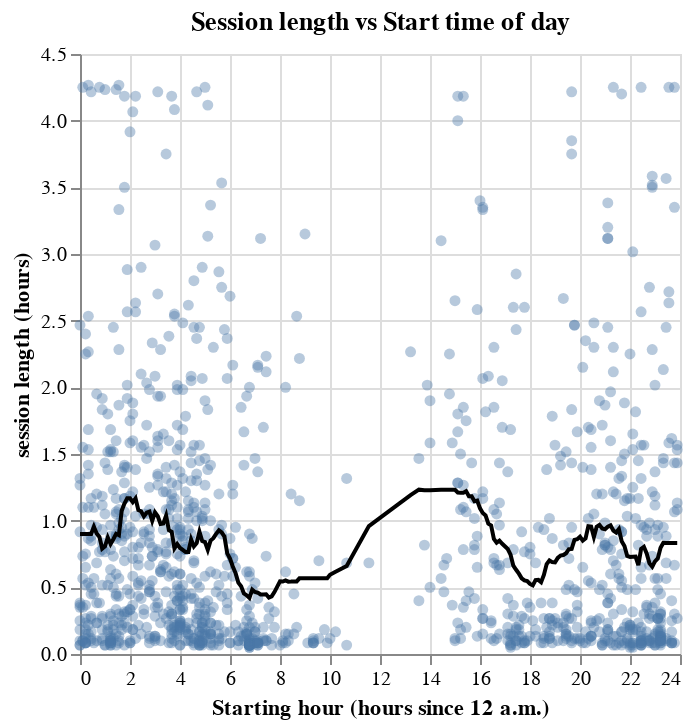

Notebook source saved alongside this figure:
### Markdown cell above
Because the RMSE comes out to approximately 0.8-1 across our folds, from `test_score`, our model's predictions are off by about 0.8-1 hour. From this, we can say that our model does not perform particularly well.


!!! comment briefly then talk more about at the end (discussion -- it's meh, not that good) 

!!! make last like session_cv["test_score"] = -session_cv["test_score"]
then add brief comment right above it "#multiply test_score by -1 to give absolute value"

### Code cell
regress("start_hour_of_day","Starting hour (hours since 12 a.m.)","Session length vs Start time of day")

### Figure 1 — Vega specification as saved in the notebook (floating-point values rounded to 4 significant figures; data arrays with more than 128 entries replaced by an {"elided": "..."} marker saying what was removed)
{"$schema": "https://vega.github.io/schema/vega/v5.json", "data": [{"name": "source_0", "values": {"elided": "1149 records"}}, {"name": "data_0", "values": {"elided": "1149 records"}}], "marks": [{"type": "symbol", "name": "layer_0_marks", "from": {"data": "data_0"}, "encode": {"update": {"opacity": {"value": 0.4}, "x": {"field": "start_hour_of_day", "scale": "x"}, "fill": {"value": "#4c78a8"}, "shape": {"value": "circle"}, "y": {"field": "session_play_time", "scale": "y"}}}, "style": ["circle"]}, {"type": "line", "name": "layer_1_marks", "from": {"data": "source_0"}, "sort": {"field": "x"}, "encode": {"update": {"stroke": {"value": "black"}, "x": {"field": "start_hour_of_day", "scale": "x"}, "y": {"field": "predictions", "scale": "y"}, "defined": {"signal": "isValid(datum[\"start_hour_of_day\"]) && isFinite(+datum[\"start_hour_of_day\"]) && isValid(datum[\"predictions\"]) && isFinite(+datum[\"predictions\"])"}}}, "style": ["line"]}], "scales": [{"name": "x", "type": "linear", "domain": {"fields": [{"data": "data_0", "field": "start_hour_of_day"}, {"data": "source_0", "field": "start_hour_of_day"}]}, "range": [0, {"signal": "width"}], "zero": true, "nice": true}, {"name": "y", "type": "linear", "domain": {"fields": [{"data": "data_0", "field": "session_play_time"}, {"data": "source_0", "field": "predictions"}]}, "range": [{"signal": "height"}, 0], "nice": true, "zero": true}], "axes": [{"scale": "x", "ticks": false, "maxExtent": 0, "zindex": 0, "tickCount": {"signal": "ceil(width/40)"}, "grid": true, "minExtent": 0, "aria": false, "labels": false, "domain": false, "orient": "bottom", "gridScale": "y"}, {"scale": "y", "domain": false, "zindex": 0, "tickCount": {"signal": "ceil(height/40)"}, "orient": "left", "labels": false, "aria": false, "minExtent": 0, "ticks": false, "grid": true, "maxExtent": 0, "gridScale": "x"}, {"scale": "x", "labelFlush": true, "title": "Starting hour (hours since 12 a.m.)", "labelOverlap": true, "tickCount": {"signal": "ceil(width/40)"}, "zindex": 0, "orient": "bottom", "grid": false}, {"scale": "y", "grid": false, "zindex": 0, "title": "session length (hours)", "orient": "left", "labelOverlap": true, "tickCount": {"signal": "ceil(height/40)"}}], "title": {"text": "Session length vs Start time of day", "frame": "group"}, "height": 300, "background": "white", "width": 300, "style": "cell", "padding": 5}
